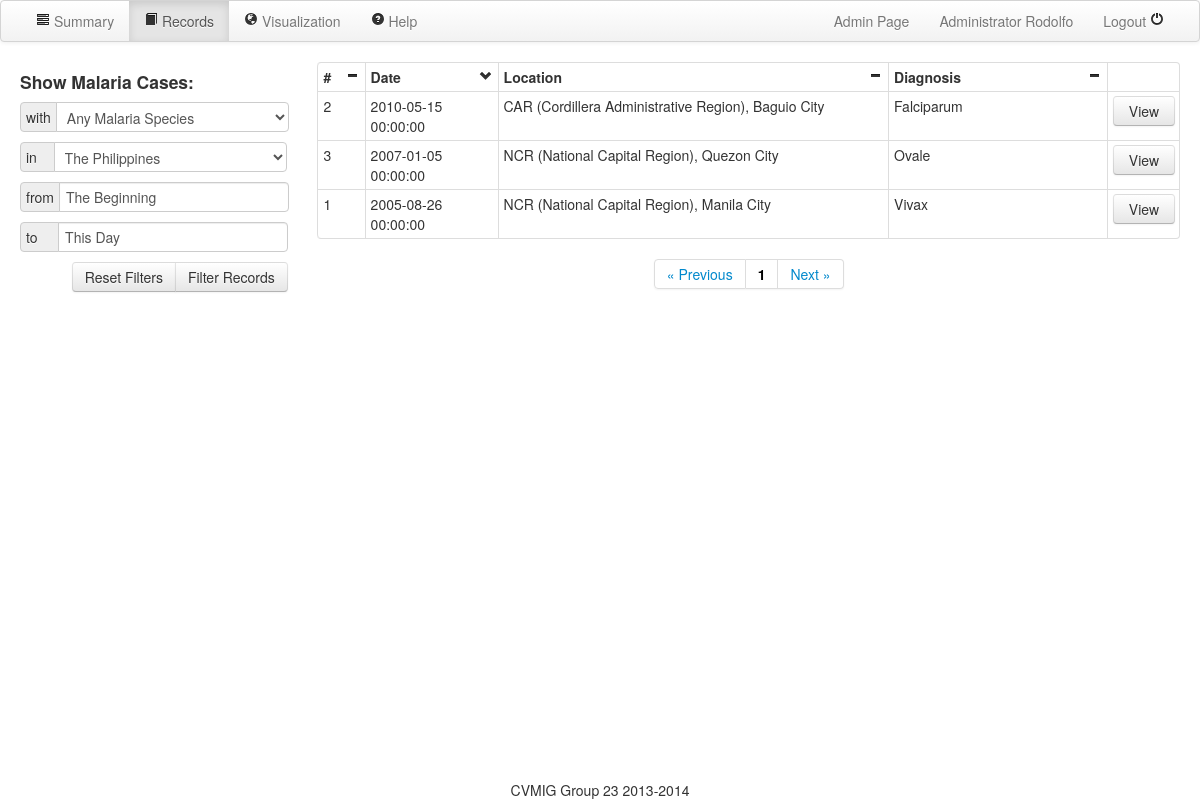
The page /records/ (signed in) on the database as committed earlier.
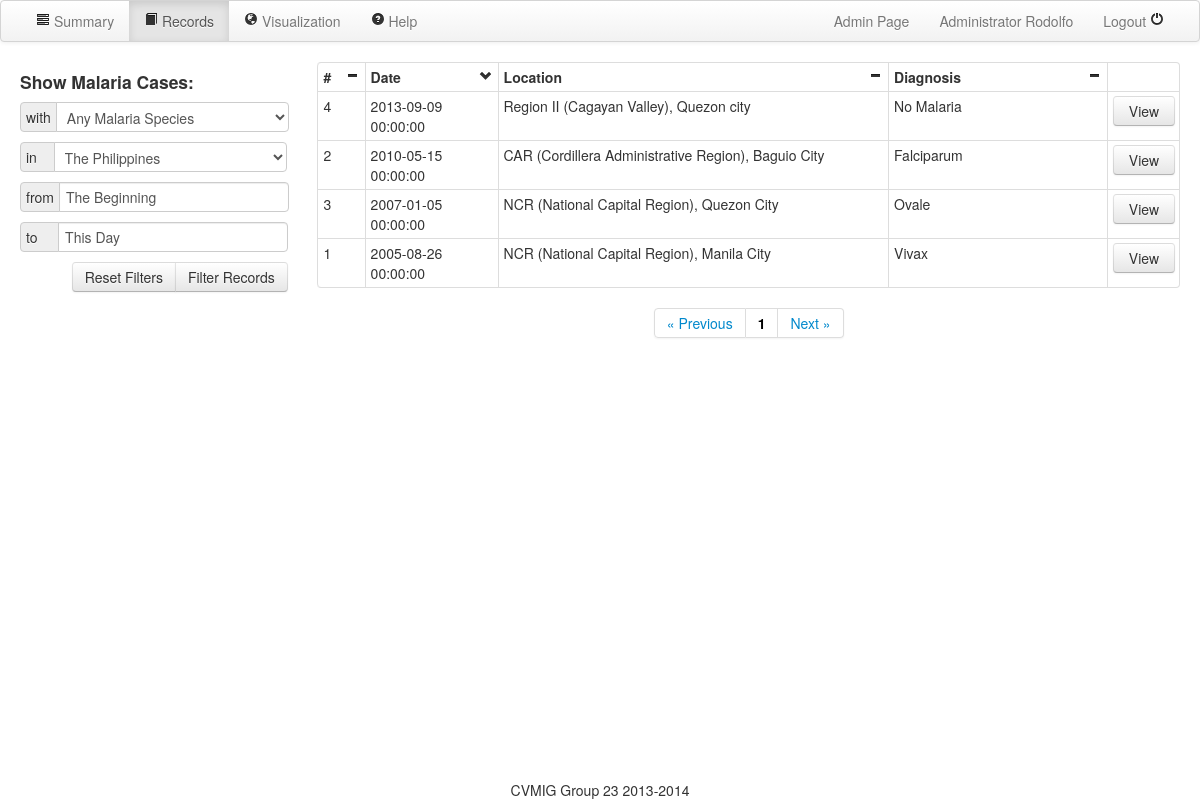
The same page on the database as committed later.
### serveus/models.py (models this page shows, shortened)
class UserType(db.Model):
    __tablename__ = 'usertype'
    id = db.Column(db.Integer, primary_key=True)
    name = db.Column(db.String(80), unique=True)
    users = db.relationship('User', backref='usertype', lazy='dynamic')

class User(db.Model, UserMixin):
    id = db.Column(db.Integer, primary_key=True)
    username = db.Column(db.String(80), unique=True)
    password = db.Column(db.String(120), unique=True)
    usertype_id = db.Column(db.Integer, db.ForeignKey('usertype.id'))

class Case(db.Model):
    __tablename__ = 'case'
    id = db.Column(db.Integer, primary_key=True)
    date = db.Column(db.DateTime())
    age = db.Column(db.Integer)
    address = db.Column(db.String(120))
    human_diagnosis = db.Column(db.String(80))
    lat = db.Column(db.Float)
    lng = db.Column(db.Float)
    maltype_id = db.Column(db.Integer, db.ForeignKey('maltype.id'))
    region_id = db.Column(db.Integer, db.ForeignKey('region.id'))
    images = db.relationship('Image', backref='case', lazy='dynamic')

class Region(db.Model):
    __tablename__ = 'region'
    id = db.Column(db.Integer, primary_key=True)
    name = db.Column(db.String(80))
    case = db.relationship('Case', backref='region', lazy='dynamic')
    def __str__(self):
        return self.name

### serveus/views.py (the view)
@app.route('/records/')
@login_required
def records():
    print request.args.get('page')
    if not request.args.get('page'):
        page = 1
    else:
        page = int(request.args.get('page'))
    if request.args:
        print 'Arguments present'
    else:
        print 'No arguments given'
    if request.args:
        malariaSelected = request.args.get('malaria_selection')
        regionSelected = request.args.get('region_selection')
        malariaIndex = malariaList.index(malariaSelected)
        regionList = ['The Philippines'] + [str(i) for i in Region.query.all()]
        regionIndex = regionList.index(regionSelected)
        date_start = request.args.get('date_start')
        date_end = request.args.get('date_end')
        sort_by = request.args.get('sort_by')
        order = request.args.get('order')
        caseList=''
        if date_start != 'The Beginning' :
            a=request.args.get('date_start')
            b=a.split('/')
            dt=datetime.date(int(b[2]),int(b[0]),int(b[1]))
            a=request.args.get('date_end')
            b=a.split('/')
            dte=datetime.date(int(b[2]),int(b[0]),int(b[1])) + datetime.timedelta(days=1)
        else :
            dt=datetime.date(1000,1,1)
            dte=datetime.date(9000,12,31)
        sortby=''
        if sort_by== 'date':
            sortby='date'
        elif sort_by== 'location':
            sortby='address'
        elif sort_by== 'diagnosis':
            sortby='human_diagnosis'
        else:
            sortby='id'
        param= "\"case\"."+sortby+" "+order
        print param
        if regionIndex == 0 and malariaIndex == 0:
            caseList= Case.query.filter(Case.date>=dt,Case.date<=dte).order_by(param)
        elif regionIndex == 0:
            caseList = Case.query.filter(Case.human_diagnosis == malariaSelected,Case.date>=dt,Case.date<=dte).order_by(param)
        elif malariaIndex == 0:
            caseList = Case.query.filter(Case.region == Region.query.filter(Region.name == regionSelected).first(),Case.date>=dt,Case.date<=dte).order_by(param)
        else:
            caseList = Case.query.filter(Case.region == Region.query.filter(Region.name == regionSelected).first(),Case.human_diagnosis == malariaSelected,Case.date>=dt,Case.date<=dte).order_by(param)
    else:
        malariaIndex = 0
        regionIndex = 0
        date_start = "The Beginning"
        date_end = "This Day"
        sort_by = "date"
        order = "desc"
        caseList = Case.query.order_by(Case.date.desc())
    caseList = [i for i in caseList]
    pagination = Pagination(page, Pagination.PER_PAGE, len(caseList))
    caseList = caseList[(page-1)*Pagination.PER_PAGE : ((page-1)*Pagination.PER_PAGE) + Pagination.PER_PAGE]
    regionList = Region.query.all()
    regionList = ['The Philippines'] + [i for i in regionList]
    return render_template("records.html", caseList = caseList, pagination = pagination, malariaList = malariaList, regionList = regionList, malariaIndex = malariaIndex, regionIndex = regionIndex, date_start = date_start, date_end = date_end, sort_by = sort_by, order = order, user = current_user)

### serveus/misc.py (called while the page is built)
    @property
    def pages(self):
        return int(ceil(self.total_count / float(self.per_page)))

    @property
    def has_prev(self):
        return self.page > 1

    @property
    def has_next(self):
        return self.page < self.pages

    def iter_pages(self, left_edge=2, left_current=2,
                   right_current=5, right_edge=2):
        last = 0
        for num in xrange(1, self.pages + 1):
            if num <= left_edge or \
               (num > self.page - left_current - 1 and \
                num < self.page + right_current) or \
               num > self.pages - right_edge:
                if last + 1 != num:
                    yield None
                yield num
                last = num

### serveus/views.py (called while the page is built)
@login_manager.user_loader
def load_user(userid):
    return User.query.get(userid)

### serveus/templates/records.html (shortened to what this page needs)
<!DOCTYPE html>
<html>
	<head>
		<link href="/static/css/bootstrap.min.css" rel="stylesheet" media="screen">
		<link href="/static/css/bootstrap-responsive.css" rel="stylesheet">
        <link href="/static/css/eyecon-datepicker.css" rel="stylesheet">
	</head>
	<body>
    <div id="super">
		<div class="navbar" style="width: 100%;">
			<div class="navbar-inner">
				<div>
                    <div>
					<ul class="nav pull-left">
						<li><a href="/dashboard/"><i class="icon-tasks"></i> Summary</a></li>
						<li class="active"><a href="/records/"><i class="icon-book"></i> Records</a></li>
						<li><a href="/map/"><i class="icon-globe"></i> Visualization</a></li>
                        <li><a href="#" id="help" data-toggle="popover"><i class="icon-question-sign"></i> Help</a></li>
					</ul>
					<ul class="nav pull-right">
                        {% if user.usertype.name == "Administrator" %}<li><a href="/admin/">Admin Page</a></li>{% endif %}
						<li><a href="/profilepage/">{{user.usertype.name}} {{ user.username }}</a></li>
						<li><a href="/logout/">Logout <i class="icon-off"></i></a></li>
					</ul>
					</div>
				</div>
			</div>
		</div>
		<div class="container-fluid">
            <div class="row-fluid">
				<form action="/records/" method="get" name="filter" class="span3 container" style="background-color: white; ">
					<h4>Show Malaria Cases:</h4>
					<div class="input-prepend" style="width: 100%">
                    <span class="add-on">with</span>
					<select style="width: calc(100% - 35px)" name="malaria_selection">
                    {% for i in malariaList %}
                        <option {% if loop.index0 == malariaIndex %}selected{% endif %}>{{ i }}</option>
                    {% endfor %}
					</select>
					</div>
					<div class="input-prepend" style="width: 100%">
                    <span class="add-on">in&nbsp;&nbsp;&nbsp;</span>
					<select style="width: calc(100% - 34px)" name="region_selection">
					{% for i in regionList %}
                        <option {% if loop.index0 == regionIndex %}selected{% endif %}>{{ i }}</option>
                    {% endfor %}
					</select>
					</div>
                    <br>
                    <div class="input-prepend" style="width: 100%">
                    <span class="add-on">from</span>
                    <input type="text" style="width: calc(100% - 52px)" value="{{date_start}}" id="dpd1" name="date_start">
                    </div>
                    <br>
                    <div class="input-prepend" style="width: 100%">
                    <span class="add-on">to&nbsp;&nbsp;&nbsp;&nbsp;</span>
                    <input type="text" style="width: calc(100% - 52px)" value="{{date_end}}" id="dpd2" name="date_end">
                    </div>
                    <br>
                    <div style="text-align: right">
                    <div class="btn-group">
                        <a class="btn" href="/records/" >Reset Filters</a>
                        <input class="btn btn-medium" type="submit" id="submit_button" value="Filter Records" style="height: 30px;">
                    </div>
                    </div>
				</form>
				<div class="span9" style="background-color: white;">
				    <table class="table table-bordered table-condensed">
					<tr>
                    <th class="span1" onclick="sort('case');"># <div class="pull-right"><i class="icon-minus" id="case_chevron"></i></div>
                    <th class="span2" onclick="sort('date');" style="min-width: 80px">Date <div class="pull-right"><i class="icon-minus" id="date_chevron"></i></div>
                    <th class="span5" onclick="sort('location');">Location <div class="pull-right"><i class="icon-minus" id="location_chevron"></i></div>
                    <th class="span3" onclick="sort('diagnosis');">Diagnosis <div class="pull-right"><i class="icon-minus" id="diagnosis_chevron"></i></div>
                    <th class="span1">
                    {% for i in caseList %}
					<tr><td>{{i.id}}<td>{{i.date}}<td>{{i.region}}, {{i.address}}<td>{{i.human_diagnosis}}<td><a href="/case/{{ i.id }}/" class="btn" style="width: calc(100% - 25px)">View</a>
                    {% endfor %}
					</table>
                    {% if pagination.pages %}
                    <div class="pagination" style="text-align: center">
                    <ul>
                    <li><a href="#" {% if pagination.has_prev %}onclick="set_page('{{pagination.page - 1}}')"{% endif %}>&laquo; Previous</a></li>
                    {% for page in pagination.iter_pages() %}{% if page %}<li><a href="#" {% if page != pagination.page %}onclick="set_page('{{page}}')"{% else %}style="color: black; font-weight: bold"{% endif %}>{{ page }}</a></li>{% endif %}{% endfor %}
                    <li><a href="#"{% if pagination.has_next %}onclick="set_page('{{pagination.page + 1}}')"{% endif %}>Next &raquo;</a></li>
                    </ul>
                    </div>
                    {% endif %}
				</div>
			</div>
		</div>
        <div id="footer">CVMIG Group 23 2013-2014</div>
        </div>
	</body>
</html>

### serveus/templates/records.html (style rules this page uses)
html, body { margin:0; padding:0; height:100%; }
#super { min-height:100%; position:relative; }
#footer { position:absolute; bottom:0; width:100%; height: 20px; text-align: center; }

Rows that differ between the two databases and show on the page:
added Case: id "4", date "2013-09-09 00:00:00", region "Region II (Cagayan Valley)", address "Quezon city", human_diagnosis "No Malaria"
